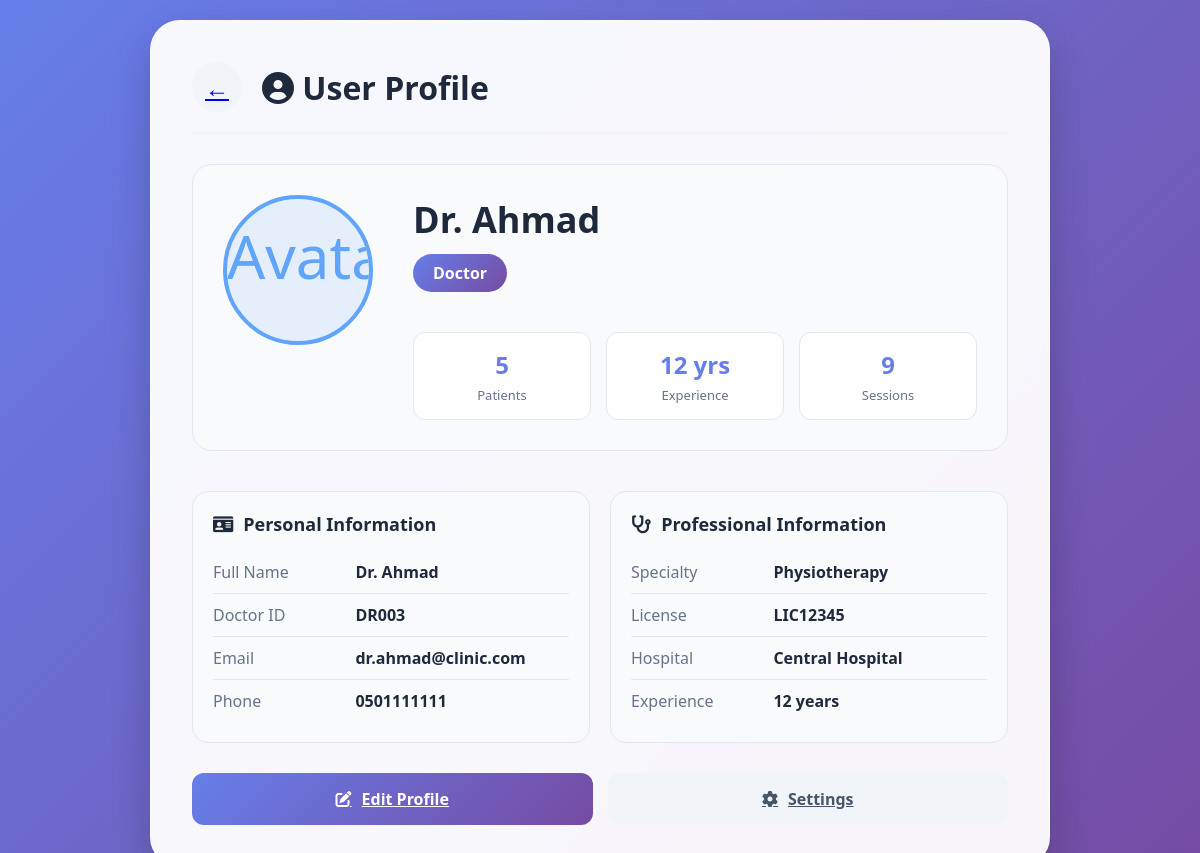
Screenshot of /profile/ (signed in) with the database file from the repository.
### api/models.py (models this page shows, shortened)
class Users(models.Model):
    id = models.AutoField(primary_key=True)
    name = models.CharField(max_length=100)
    email = models.CharField(unique=True, max_length=100)
    password = models.CharField(max_length=255)
    role = models.CharField(max_length=10)
    phone = models.CharField(max_length=20)
    avatar = models.CharField(max_length=255)
    is_active = models.IntegerField(blank=True, null=True)
    last_login = models.TextField(blank=True, null=True)
    created_at = models.TextField(blank=True, null=True)
    updated_at = models.TextField(blank=True, null=True)
    class Meta:
        managed = False
        db_table = 'users'

class Doctors(models.Model):
    user = models.OneToOneField(Users, models.DO_NOTHING)
    doctor_id = models.TextField(unique=True)
    specialty = models.TextField()
    license_number = models.TextField(unique=True)
    hospital = models.TextField()
    experience = models.IntegerField(blank=True, null=True)
    available = models.IntegerField(blank=True, null=True)
    class Meta:
        managed = False
        db_table = 'doctors'

### api/views.py (the view, shortened to what this page needs)
# urls.py: path('profile/', views.profile, name='profile'),
def profile(request):
    user_id = request.session.get('user_id')
    if not user_id:
        return redirect('/gamer-login/')
    try:
        user = Users.objects.get(id=user_id)
    except Users.DoesNotExist:
        return redirect('/gamer-login/')
    context = {'user': user, 'role': user.role}
    if user.role == 'doctor':
        try:
            doctor = Doctors.objects.get(user=user)
        except Doctors.DoesNotExist:
            doctor = None
        patient_count = Patients.objects.filter(
            assigned_doctor_id=user.id
        ).count()
        total_sessions = GameSessions.objects.filter(
            patient__assigned_doctor_id=user.id
        ).count()
        context.update({
            'doctor': doctor,
            'patient_count': patient_count,
            'total_sessions': total_sessions,
        })
    return render(request, 'profile.html', context)

### templates/profile.html (shortened to what this page needs)
{% load static %}
<!DOCTYPE html>
<html lang="en">
<head>
    <link rel="stylesheet" href="https://cdnjs.cloudflare.com/ajax/libs/font-awesome/6.0.0-beta3/css/all.min.css">
    <link rel="stylesheet" href="{% static 'css/style.css' %}">
</head>
<body>
    <div class="profile-container">
        <div class="profile-header">
            {% if role == 'doctor' %}
                <a class="back-btn" href="{% url 'doctor_dashboard' %}">←</a>
            {% else %}
                <a class="back-btn" href="{% url 'patient_dashboard' %}">←</a>
            {% endif %}
            <h2><i class="fas fa-user-circle"></i> User Profile</h2>
        </div>
        <div class="profile-card">
            <div class="profile-avatar-large">
                {% if user.avatar and user.avatar != 'default-avatar.png' %}
                    <img src="{{ user.avatar }}" alt="Avatar">
                {% else %}
                    <i class="fas fa-user-circle"></i>
                {% endif %}
            </div>
            <div class="profile-info">
                <div class="profile-name">{{ user.name }}</div>
                <div class="profile-role">{{ role|capfirst }}</div>
                <div class="profile-stats">
                    {% if role == 'doctor' %}
                        <div class="stat-box">
                            <div class="stat-value">{{ patient_count }}</div>
                            <div class="stat-label">Patients</div>
                        </div>
                        <div class="stat-box">
                            <div class="stat-value">{% if doctor.experience %}{{ doctor.experience }} yrs{% else %}—{% endif %}</div>
                            <div class="stat-label">Experience</div>
                        </div>
                        <div class="stat-box">
                            <div class="stat-value">{{ total_sessions }}</div>
                            <div class="stat-label">Sessions</div>
                        </div>
                    {% endif %}
                </div>
            </div>
        </div>
        <div class="info-grid">
            <div class="info-card">
                <h3><i class="fas fa-id-card"></i> Personal Information</h3>
                <div class="info-row">
                    <span class="info-label">Full Name</span>
                    <span class="info-value">{{ user.name }}</span>
                </div>
                <div class="info-row">
                    <span class="info-label">{% if role == 'doctor' %}Doctor ID{% else %}Patient ID{% endif %}</span>
                    <span class="info-value">
                        {% if role == 'doctor' %}
                            {% if doctor %}{{ doctor.doctor_id }}{% else %}—{% endif %}
                        {% else %}
                            {% if patient %}{{ patient.patient_id }}{% else %}—{% endif %}
                        {% endif %}
                    </span>
                </div>
                <div class="info-row">
                    <span class="info-label">Email</span>
                    <span class="info-value">{{ user.email }}</span>
                </div>
                <div class="info-row">
                    <span class="info-label">Phone</span>
                    <span class="info-value">{{ user.phone|default:"Not specified" }}</span>
                </div>
            </div>
            {% if role == 'doctor' %}
            <div class="info-card">
                <h3><i class="fas fa-stethoscope"></i> Professional Information</h3>
                <div class="info-row">
                    <span class="info-label">Specialty</span>
                    <span class="info-value">{% if doctor %}{{ doctor.specialty|default:"Not specified" }}{% else %}Not specified{% endif %}</span>
                </div>
                <div class="info-row">
                    <span class="info-label">License</span>
                    <span class="info-value">{% if doctor %}{{ doctor.license_number|default:"—" }}{% else %}—{% endif %}</span>
                </div>
                <div class="info-row">
                    <span class="info-label">Hospital</span>
                    <span class="info-value">{% if doctor %}{{ doctor.hospital|default:"Not specified" }}{% else %}Not specified{% endif %}</span>
                </div>
                <div class="info-row">
                    <span class="info-label">Experience</span>
                    <span class="info-value">{% if doctor and doctor.experience %}{{ doctor.experience }} years{% else %}Not specified{% endif %}</span>
                </div>
            </div>
            {% endif %}
        </div>
        <div class="action-buttons">
            {% if role == 'doctor' %}
                <a class="btn-edit" href="{% url 'edit_doctor_profile' %}">
                    <i class="fas fa-edit"></i> Edit Profile
                </a>
            {% else %}
                <a class="btn-edit" href="{% url 'edit_patient_profile' %}">
                    <i class="fas fa-edit"></i> Edit Profile
                </a>
            {% endif %}
            <a class="btn-settings" href="{% url 'settings' %}">
                <i class="fas fa-cog"></i> Settings
            </a>
        </div>
    </div>
</body>
</html>

### templates/profile.html (style rules this page uses)
* { margin: 0; padding: 0; box-sizing: border-box; font-family: 'Segoe UI', Tahoma, Geneva, Verdana, sans-serif; }
body { background: linear-gradient(135deg, #667eea 0%, #764ba2 100%); min-height: 100vh; display: flex; justify-content: center; align-items: center; padding: 20px; }
.profile-container { max-width: 900px; width: 100%; background: rgba(255, 255, 255, 0.95); border-radius: 30px; padding: 40px; box-shadow: 0 20px 40px rgba(0, 0, 0, 0.2); backdrop-filter: blur(10px); border: 2px solid rgba(255, 255, 255, 0.2); }
.profile-header { display: flex; align-items: center; gap: 20px; margin-bottom: 30px; padding-bottom: 20px; border-bottom: 2px solid #f1f5f9; }
.back-btn { width: 50px; height: 50px; background: #f1f5f9; border: none; border-radius: 50%; font-size: 24px; cursor: pointer; transition: all 0.3s; display: flex; align-items: center; justify-content: center; }
.profile-header h2 { color: #1e293b; font-size: 32px; font-weight: 700; }
.profile-card { display: flex; gap: 40px; margin-bottom: 40px; padding: 30px; background: #f8fafc; border-radius: 20px; border: 1px solid #e2e8f0; }
.profile-avatar-large { width: 150px; height: 150px; background: rgba(59, 130, 246, 0.1); border-radius: 50%; display: flex; align-items: center; justify-content: center; font-size: 60px; color: #60a5fa; border: 4px solid #60a5fa; overflow: hidden; }
.profile-avatar-large img { width: 100%; height: 100%; object-fit: cover; }
.profile-info { flex: 1; }
.profile-name { font-size: 36px; font-weight: 700; color: #1e293b; margin-bottom: 10px; }
.profile-role { display: inline-block; padding: 8px 20px; background: linear-gradient(135deg, #667eea, #764ba2); color: white; border-radius: 30px; font-weight: 600; margin-bottom: 20px; }
.profile-stats { display: grid; grid-template-columns: repeat(3, 1fr); gap: 15px; margin-top: 20px; }
.stat-box { background: white; padding: 15px; border-radius: 12px; text-align: center; border: 1px solid #e2e8f0; }
.stat-value { font-size: 24px; font-weight: 700; color: #667eea; margin-bottom: 5px; }
.stat-label { color: #64748b; font-size: 13px; }
.info-grid { display: grid; grid-template-columns: repeat(2, 1fr); gap: 20px; margin-bottom: 30px; }
.info-card { background: #f8fafc; padding: 20px; border-radius: 16px; border: 1px solid #e2e8f0; }
.info-card h3 { color: #1e293b; font-size: 18px; margin-bottom: 15px; display: flex; align-items: center; gap: 10px; }
.info-row { display: flex; padding: 10px 0; border-bottom: 1px solid #e2e8f0; }
.info-row:last-child { border-bottom: none; }
.info-label { width: 40%; color: #64748b; font-weight: 500; }
.info-value { width: 60%; color: #1e293b; font-weight: 600; }
.action-buttons { display: flex; gap: 15px; margin-top: 30px; }
.btn-edit, .btn-settings { flex: 1; padding: 15px; border: none; border-radius: 12px; font-size: 16px; font-weight: 600; cursor: pointer; transition: all 0.3s; display: flex; align-items: center; justify-content: center; gap: 10px; }
.btn-edit { background: linear-gradient(135deg, #667eea, #764ba2); color: white; }
.btn-settings { background: #f1f5f9; color: #475569; }

### rows the page displays
Users: name "Dr. Ahmad", role "Doctor", email "dr.ahmad@clinic.com", phone "0501111111"
Doctors: experience "12", doctor_id "DR003", specialty "Physiotherapy", license_number "LIC12345", hospital "Central Hospital"

### other values shown
{{ patient_count }} "5"
{{ total_sessions }} "9"
